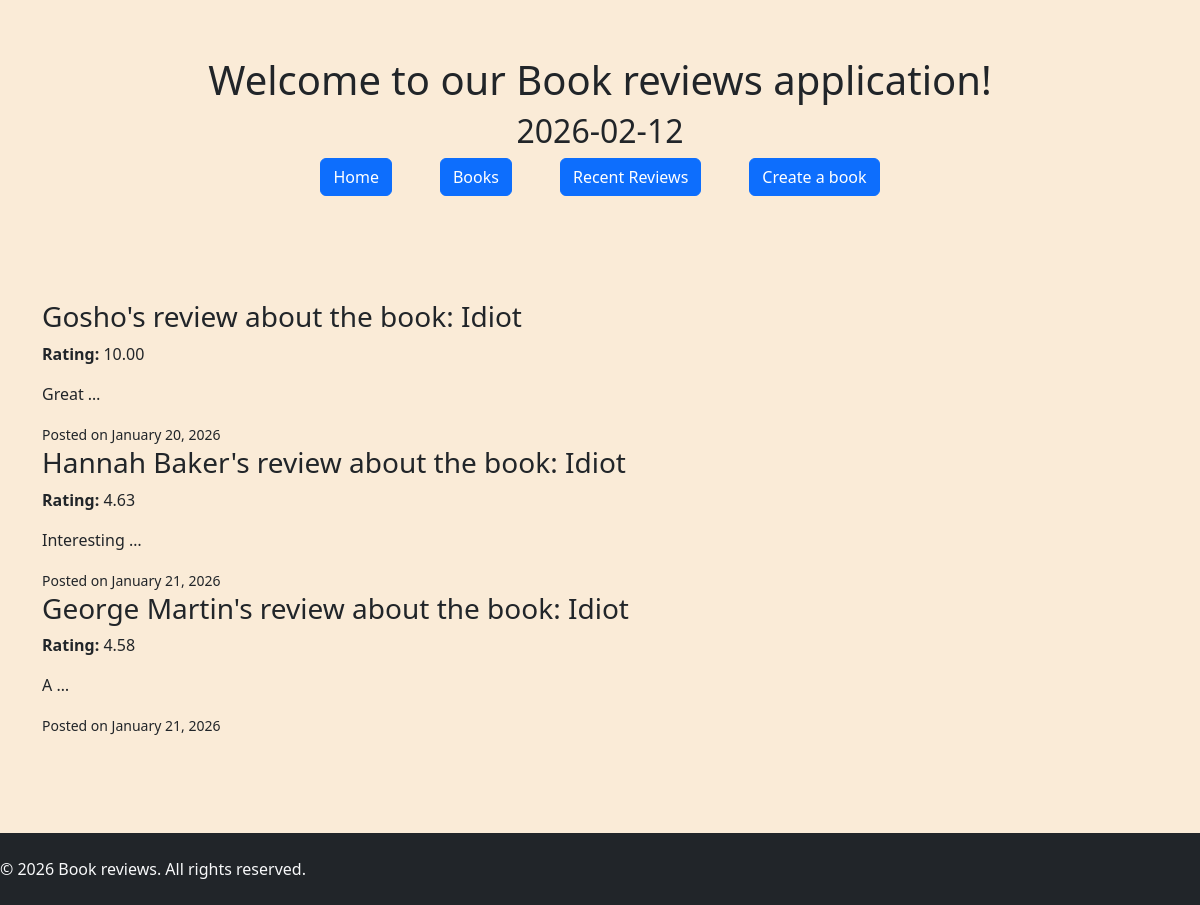
The app's page /reviews/idiot with its own data.
### reviews/models.py (models this page shows, shortened)
class Review(models.Model):
    author = models.CharField(max_length=255)
    body = models.TextField()
    rating = models.DecimalField(max_digits=4, decimal_places=2)
    created_at = models.DateTimeField(auto_now_add=True)
    book = models.ForeignKey('books.Book', on_delete=models.CASCADE, related_name="reviews")

### books/models.py (models this page shows, shortened)
class Book(models.Model):
    GENRE_CHOICES = [
        ("Fiction", "Fiction"),
        ("Non-Fiction", "Non-Fiction"),
        ("Fantasy", "Fantasy"),
        ("Science", "Science"),
        ("Biography", "Biography"),
        ("History", "History"),
    ]
    title = models.CharField(max_length=255, unique=True)
    price = models.DecimalField(max_digits=6, decimal_places=2,  validators=[RangeValidator(0, 1000, message='Price should be in the range 0 - 1000')])
    isbn = models.CharField(max_length=12, unique=False)
    genre = models.CharField(max_length=50, choices=GENRE_CHOICES)
    publishing_date = models.DateField()
    description = models.TextField()
    image_url = models.URLField()
    cover_img = models.ImageField(blank=True, null=True)
    slug = models.SlugField(max_length=255, blank=True)
    updated_at = models.DateTimeField(auto_now=True)

### reviews/views.py (the view)
# urls.py: path('<slug:slug>', book_reviews, name='review')
def book_reviews(request, slug):
    book = get_object_or_404(Book, slug=slug)
    reviews = book.reviews.all()
    context = {
        'reviews': reviews
    }
    return render(request, 'reviews/review_details.html', context)

### templates/reviews/review_details.html
{% extends 'common/home_page.html' %}
{% block content %}
    {% for review in reviews %}
        {% include 'reviews/_review_card.html' %}
    {% empty %}
    <h2>No books</h2>
    {% endfor %}
{% endblock %}

### templates/reviews/_review_card.html
    <article class="review-card">
    <header>
        <h3>{{ review.author }}'s review about the book: {{ review.book.title }}</h3>
    </header>
    <section>
        <p>
            <strong>Rating:</strong>
            {{ review.rating }}
        </p>
        <p>
            {{ review.body|truncatewords:1|default:"No review content available." }}
        </p>
    </section>
    <footer>
        <small>
            Posted on {{ review.created_at|date:"F j, Y" }}
        </small>
    </footer>
</article>

### static/css/custom_css.css (style rules this page uses)
body { background-color: antiquewhite; display: flex; flex-direction: column; }

### records on screen
Review: author "Gosho", book "Idiot", rating "10.00", body "Great …", created_at "January 20, 2026"
Review: author "Hannah Baker", book "Idiot", rating "4.63", body "Interesting …", created_at "January 21, 2026"
Review: author "George Martin", book "Idiot", rating "4.58", body "A …", created_at "January 21, 2026"
